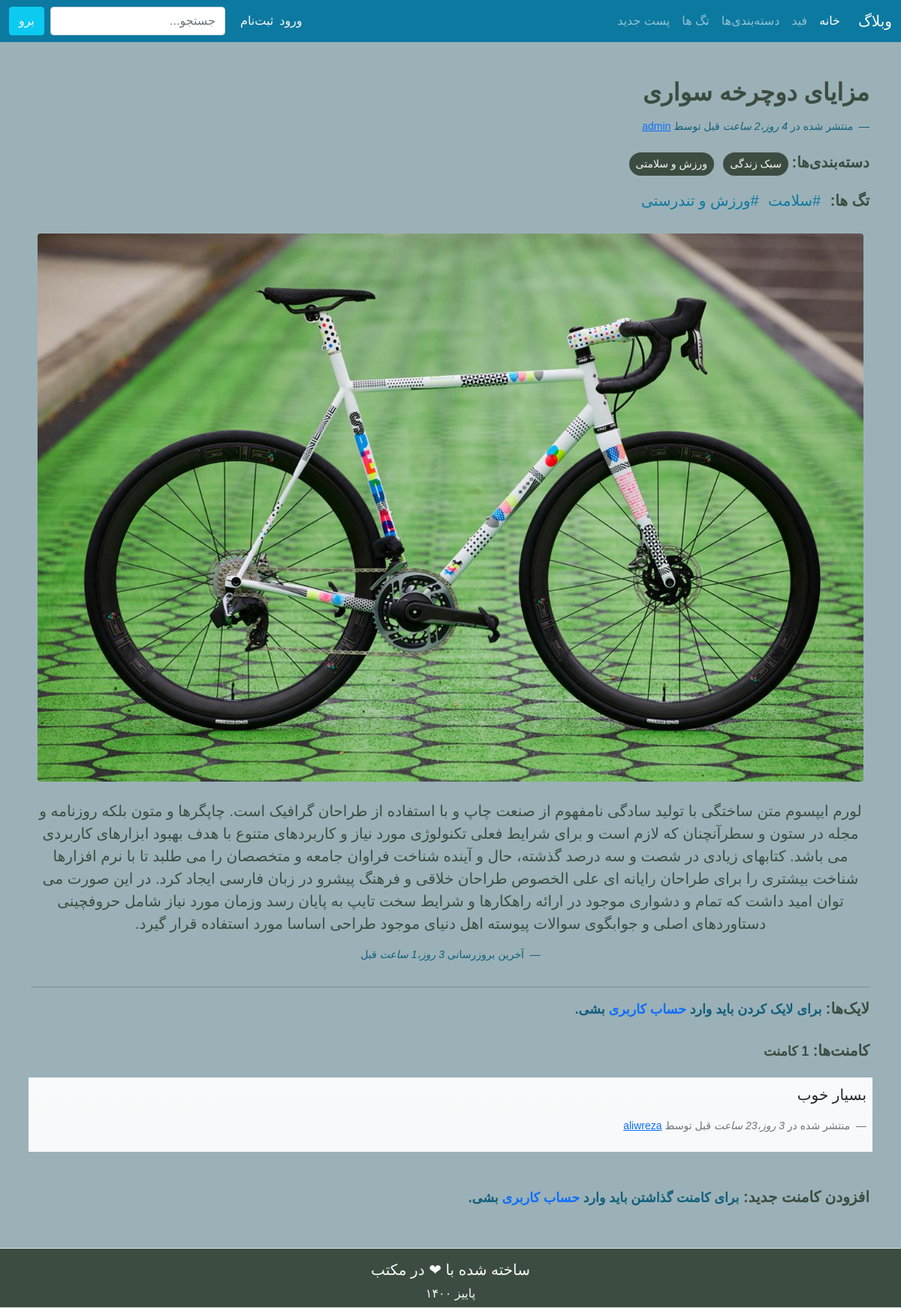
Page /feed/post/مزایای-دوچرخه-سواری/ on the committed database.
### feed/models.py (models this page shows, shortened)
class General(models.Model):
    content = models.TextField(verbose_name="متن")
    date_created = models.DateTimeField(auto_now_add=True)
    last_modified = models.DateTimeField(auto_now=True)
    class Meta:
        abstract = True

class Post(General):
    title = models.CharField("عنوان", max_length=100)
    creator = models.ForeignKey(
        User,
        on_delete=CASCADE,
        related_name="posts",
        verbose_name="نویسنده"
    )
    image = models.ImageField(
        "عکس",
        null=True,
        blank=True,
        upload_to='images/post_images'
    )
    slug = models.SlugField(null=True, blank=True, allow_unicode=True)
    categories = models.ManyToManyField(
        'Category',
        db_table='Post_Categories',
        related_name='posts',
        verbose_name="دسته‌بندی‌ها"
    )
    tags = models.ManyToManyField(
        'Tag',
        db_table='Post_Tags',
        related_name='posts',
        verbose_name="تگ‌ها",
        blank=True,
    )
    likes = models.ManyToManyField(
        User,
        db_table="Post_likes",
        related_name="liked_posts",
        verbose_name="لایک‌ها"
    )
    class Meta:
        ordering = ["-date_created"]
    def total_likes(self):
        return self.likes.count()

class Category(models.Model):
    name = models.CharField("نام", max_length=200, unique=True)
    owner = models.ForeignKey(
        User,
        on_delete=CASCADE,
        related_name='categories',
        verbose_name="سازنده"
    )
    slug = models.SlugField(null=True, blank=True, allow_unicode=True)
    class Meta:
        verbose_name_plural = "categories"
        ordering = ["name"]
    def get_absolute_url(self):
        return reverse('category_detail', kwargs={'slug': self.slug})

class Tag(models.Model):
    name = models.CharField("نام", max_length=100, unique=True)
    owner = models.ForeignKey(
        User,
        on_delete=CASCADE,
        related_name='tags',
        verbose_name="سازنده"
    )
    slug = models.SlugField(null=True, blank=True, allow_unicode=True)
    class Meta:
        ordering = ["name"]
    def get_absolute_url(self):
        return reverse('tag_detail', kwargs={'slug': self.slug})

class Comment(General):
    author = models.ForeignKey(
        User,
        on_delete=SET_NULL,
        null=True,
        related_name="comments",
        verbose_name="نویسنده"
    )
    post = models.ForeignKey(
        Post,
        on_delete=models.CASCADE,
        related_name='comments',
        verbose_name="پست"
    )
    class Meta:
        ordering = ["-date_created"]

### feed/forms.py
class CreateCommentForm(forms.ModelForm):
    class Meta:
        model = Comment
        fields = ('content',)
        widgets = {
            'content': forms.Textarea(attrs={
                'class': 'form-control',
                'placeholder': 'متن کامنت رو اینجا وارد کن...',
                'rows': 4
            })
        }

### feed/views.py (called while the page is built)
    def get_context_data(self, **kwargs):
        context = super().get_context_data(**kwargs)
        post = context["post"]
        liked = False
        if post.likes.filter(id=self.request.user.id).exists():
            liked = True
        comment_form = CreateCommentForm()
        context["comments"] = post.comments.all()
        context["total_likes"] = post.total_likes()
        context["liked"] = liked
        context["comment_form"] = comment_form
        return context

### members/models.py (called while the page is built)
    def get_absolute_url(self):
        return reverse('profile', kwargs={'slug': self.slug})

### feed/templates/feed/post_detail.html (shortened to what this page needs)
{% extends 'base.html' %}
{% load static %}
{% load jformat %}
{% block static_css %}
    <link rel="stylesheet" href="{% static 'css/gtt_button.css' %}">
{% endblock static_css %}
{% block content %}
    <div class="container my-5">
        <div class="col-12">
            <div class="row my-3">
                <div class="col-12">
                    <div class="row">
                        <figure>
                            <blockquote class="blockquote">
                                <p class="h2" style="color: #3c4c41;"><strong>{{post.title}}</strong></p>
                            </blockquote>
                            <figcaption class="blockquote-footer my-2" style="color: #115e7b;">
                                منتشر شده در <cite title="{{post.date_created|jformat}}">
                                    {{post.date_created|timesince}}</cite>
                                    قبل توسط <a href="{{ post.creator.profile.get_absolute_url }}">{{post.creator}}<a>
                            </figcaption>
                        </figure>
                    <div>
                    <div class="row">
                        <ul class="list-inline">
                            <li class="list-inline-item h5" style="color: #3c4c41;"><strong>دسته‌بندی‌ها:</strong></li>
                            {% if not post.categories.all %}
                                <li class="list-inline-item">
                                    <em><p class="lead text-secondary">
                                        بدون دسته‌بندی.</p>
                                    </em>
                                </li>
                            {% else %}
                                {% for category in post.categories.all %}
                                <li class="list-inline-item">
                                    <a class="btn btn-sm rounded-pill text-light" style="background-color: #3c4c41;" href="{{category.get_absolute_url}}">
                                        {{category.name}}
                                    </a>
                                </li>
                                {% endfor %}
                            {% endif %}
                        </ul>
                    <div>
                    <div class="row">
                        <ul class="list-inline">
                            <li class="list-inline-item h5" style="color: #3c4c41;"><strong>تگ‌ ها:</strong></li>
                            {% if not post.tags.all %}
                                <li class="list-inline-item">
                                    <em><p class="lead" style="color: #3c4c41;">
                                        هیچ تگی نیست!</p>
                                    </em>
                                </li>
                            {% else %}
                                {% for tag in post.tags.all %}
                                <li class="list-inline-item">
                                    <a class="lead" href="{{tag.get_absolute_url}}" style="text-decoration: none; color: #0c79a0;">
                                        #{{tag.name}}
                                    </a>
                                </li>
                                {% endfor %}
                            {% endif %}
                        </ul>
            </div>
            <div class="row p-2">
                <div class="col-12 text-center">
                    {% if post.image %}
                    <img src="{{post.image.url}}" class="img-fluid rounded" alt="image post">
                    {% else %}
                    <img src="{% static 'images/no-image.jpg'%}" class="img-fluid rounded" alt="image post">
                    {% endif %}
                </div>
            </div>
            <div class="row my-3">
                <div class="col-12">
                    <figure class="text-center">
                        <blockquote class="blockqoute">
                            <p class="lead" style="color: #3c4c41;">{{post.content}}</p>
                        </blockquote>
                        <figcaption class="blockquote-footer my-2" style="color: #115e7b;">
                            آخرین بروزرسانی <cite title="{{post.last_modified|jformat}}">{{post.last_modified|timesince}}</cite>
                            قبل
                        </figcaption>
                    </figure>
                </div>
            </div>
            <hr>
            {% if user.is_authenticated %}
                {% if not liked %}
                    <div class="row mb-4">
                        <div class="col-12 text-start">
                            <form action="{% url 'post_like' post.slug%}"
                            method="post">
                                {% csrf_token %}
                                <p class="h5 fw-bold" style="color: #3c4c41;">لایک‌ها: <button type="submit" name="post_id" value="{{ post.id }}"
                                    class="btn btn-success position-relative rounded-circle">
                                        <i class="far fa-thumbs-up"></i>
                                        <span class="position-absolute top-0 start-100 translate-middle badge rounded-circle bg-dark">
                                            {{ total_likes }}
                                            <span class="visually-hidden">total likes</span>
                                        </span>
                                    </button>
                                </p>
                            </form>
                        </div>
                    </div>
                {% else %}
                    <div class="row mb-4">
                        <div class="col-12 text-start">
                            <form action="{% url 'post_like' post.slug%}"
                            method="post">
                                {% csrf_token %}
                                <p class="h5 fw-bold" style="color: #3c4c41;">لایک‌ها: <button type="submit" name="post_id" value="{{ post.id }}"
                                    class="btn btn-danger position-relative rounded-circle">
                                        <i class="far fa-thumbs-down"></i>
                                        <span class="position-absolute top-0 start-100 translate-middle badge rounded-circle bg-dark">
                                            {{ total_likes }}
                                            <span class="visually-hidden">total likes</span>
                                        </span>
                                    </button>
                                </p>
                            </form>
                        </div>
                    </div>
                {% endif %}
            {% else %}
                <div class="row mb-4">
                    <div class="col-12 text-start">
                        <p class="h5 fw-bold" style="color: #3c4c41;">لایک‌ها:
                            <small style="color: #115e7b;">
                                برای لایک کردن باید وارد
                                <a href="{% url 'login' %}?next={{ request.path }}"
                                   style="text-decoration: none;">
                                   حساب کاربری
                                </a>
                                بشی.
                            </small>
                        </p>
                    </div>
                </div>
            {% endif %}
            {% if not comments %}
                <div class="row">
                    <p class="h5 fw-bold" style="color: #3c4c41;">کامنت‌ها:</p>
                </div>
                <div class="row mb-3">
                    <p class="h5 text-center" style="color: #115e7b;">
                        <strong>
                            باورت میشه کسی تاحالا یدونه کامنت‌ هم نذاشته! &#128580;
                        </strong>
                    </p>
                </div>
            {% else %}
                <div class="row">
                    <p class="h5 fw-bold" style="color: #3c4c41;">
                        کامنت‌ها: <small>{{ comments.count }} کامنت‌</small>
                    </p>
                </div>
                {% for comment in comments %}
                    <div class="row my-2">
                        <div class="col-12 p-2">
                            <figure class="p-2 bg-light bg-gradient">
                                <blockquote class="blockqoute">
                                    <p class="lead">{{comment.content}}</p>
                                </blockquote>
                                <figcaption class="blockquote-footer mt-1">
                                    منتشر شده در
                                    <cite title="{{comment.date_created}}">
                                        {{comment.date_created|timesince}}
                                    </cite>
                                     قبل توسط
                                    <a href="{{ comment.author.profile.get_absolute_url }}">
                                        {{comment.author}}
                                    </a>
                                </figcaption>
                            </figure>
                        </div>
                    </div>
                {% endfor %}
            {% endif %}
            {% if user.is_authenticated %}
                <div class="row mt-4">
                    <p class="h5 fw-bold" style="color: #3c4c41;">افزودن کامنت‌ جدید:</p>
                </div>
                <div class="row">
                    <div class="col-12">
                        <div class="form-group my-3">
                            <form method="post" class="w-50 mx-auto">
                                {% csrf_token %}
                                {{ comment_form }}
                                <div class="d-grid gap-2 my-5">
                                    <button class="btn text-light" type="submit"
                                            style="background-color: #0c79a0;">
                                        افزودن
                                    </button>
                                </div>
                            </form>
                        </div>
                    </div>
                </div>
            {% else %}
                <div class="row mt-4">
                    <div class="col-12 text-start">
                        <p class="h5 fw-bold" style="color: #3c4c41;">افزودن کامنت‌ جدید:
                            <small style="color: #115e7b;">
                                برای کامنت‌ گذاشتن باید وارد
                                <a href="{% url 'login' %}?next={{ request.path }}"
                                   style="text-decoration: none;">
                                   حساب کاربری
                                </a>
                                بشی.
                            </small>
                        </p>
                    </div>
                </div>
            {% endif %}
        </div>
    </div>
{% endblock content %}

### templates/base.html (style rules this page uses)
* { margin: 0; }
html, body { height: 100%; font-family: 'Sahel', sans-serif; background-color: #9bb1b7; }

### rows in the picture
Post: title "مزایای دوچرخه‌ سواری", date_created "4 روز،2 ساعت", creator "admin", image (picture), content "لورم ایپسوم متن ساختگی با تولید سادگی نامفهوم از صنعت چاپ و با استفاده از طراحان گرافیک است. چاپگرها و متون بلکه روزنامه و مجله در ستون و سطرآنچنان که لازم است و برای شرایط فعلی تکنولوژی مورد نیاز و کاربردهای متنوع با هدف بهبود ابزارهای کاربردی می باشد. کتابهای زیادی در شصت و سه درصد گذشته، حال و آینده شناخت فراوان جامعه و متخصصان را می طلبد تا با نرم افزارها شناخت بیشتری را برای طراحان رایانه ای علی الخصوص طراحان خلاقی و فرهنگ پیشرو در زبان فارسی ایجاد کرد. در این صورت می توان امید داشت که تمام و دشواری موجود در ارائه راهکارها و شرایط سخت تایپ به پایان رسد وزمان مورد نیاز شامل حروفچینی دستاوردهای اصلی و جوابگوی سوالات پیوسته اهل دنیای موجود طراحی اساسا مورد استفاده قرار گیرد.", last_modified "3 روز،1 ساعت"
Category: name "سبک زندگی"
Category: name "ورزش و سلامتی"
Tag: name "سلامت"
Tag: name "ورزش و تندرستی"
Comment: content "بسیار خوب", date_created "3 روز،23 ساعت", author "aliwreza"

### other values in the picture
{{ comments.count }} "1"
